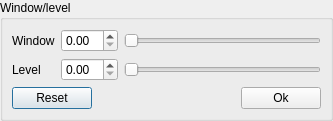
<?xml version="1.0" encoding="UTF-8"?>
<ui version="4.0">
 <class>WindowLevelDialog</class>
 <widget class="QDialog" name="WindowLevelDialog">
  <property name="geometry">
   <rect>
    <x>0</x>
    <y>0</y>
    <width>333</width>
    <height>116</height>
   </rect>
  </property>
  <property name="windowTitle">
   <string>Dialog</string>
  </property>
  <layout class="QVBoxLayout" name="verticalLayout">
   <property name="leftMargin">
    <number>0</number>
   </property>
   <property name="topMargin">
    <number>0</number>
   </property>
   <property name="rightMargin">
    <number>0</number>
   </property>
   <property name="bottomMargin">
    <number>0</number>
   </property>
   <item>
    <widget class="QGroupBox" name="groupBox">
     <property name="title">
      <string>Window/level</string>
     </property>
     <layout class="QVBoxLayout" name="verticalLayout_2">
      <item>
       <layout class="QGridLayout" name="gridLayout">
        <property name="bottomMargin">
         <number>0</number>
        </property>
        <item row="1" column="0">
         <widget class="QLabel" name="levelLabel">
          <property name="text">
           <string>Level</string>
          </property>
         </widget>
        </item>
        <item row="1" column="1">
         <widget class="QDoubleSpinBox" name="levelDoubleSpinBox"/>
        </item>
        <item row="0" column="2">
         <widget class="QSlider" name="windowHorizontalSlider">
          <property name="orientation">
           <enum>Qt::Horizontal</enum>
          </property>
         </widget>
        </item>
        <item row="1" column="2">
         <widget class="QSlider" name="levelHorizontalSlider">
          <property name="orientation">
           <enum>Qt::Horizontal</enum>
          </property>
         </widget>
        </item>
        <item row="0" column="1">
         <widget class="QDoubleSpinBox" name="windowDoubleSpinBox"/>
        </item>
        <item row="0" column="0">
         <widget class="QLabel" name="windowLabel">
          <property name="text">
           <string>Window</string>
          </property>
         </widget>
        </item>
        <item row="2" column="0" colspan="3">
         <layout class="QHBoxLayout" name="horizontalLayout">
          <property name="bottomMargin">
           <number>0</number>
          </property>
          <item>
           <widget class="QPushButton" name="resetPushButton">
            <property name="text">
             <string>Reset</string>
            </property>
           </widget>
          </item>
          <item>
           <spacer name="horizontalSpacer">
            <property name="orientation">
             <enum>Qt::Horizontal</enum>
            </property>
            <property name="sizeHint" stdset="0">
             <size>
              <width>40</width>
              <height>20</height>
             </size>
            </property>
           </spacer>
          </item>
          <item>
           <widget class="QPushButton" name="pushButton">
            <property name="text">
             <string>Ok</string>
            </property>
           </widget>
          </item>
         </layout>
        </item>
       </layout>
      </item>
     </layout>
    </widget>
   </item>
  </layout>
 </widget>
 <resources/>
 <connections/>
</ui>
